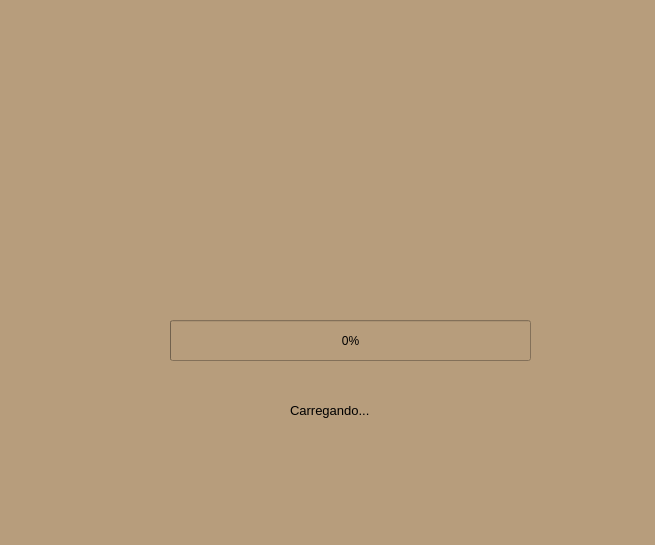
<?xml version="1.0" encoding="UTF-8"?>
<ui version="4.0">
 <class>Interface_jogo</class>
 <widget class="QMainWindow" name="Interface_jogo">
  <property name="geometry">
   <rect>
    <x>0</x>
    <y>0</y>
    <width>655</width>
    <height>545</height>
   </rect>
  </property>
  <property name="windowTitle">
   <string>MainWindow</string>
  </property>
  <widget class="QWidget" name="centralwidget">
   <widget class="QStackedWidget" name="stackedWidget">
    <property name="geometry">
     <rect>
      <x>0</x>
      <y>0</y>
      <width>660</width>
      <height>557</height>
     </rect>
    </property>
    <property name="minimumSize">
     <size>
      <width>120</width>
      <height>0</height>
     </size>
    </property>
    <property name="cursor">
     <cursorShape>ArrowCursor</cursorShape>
    </property>
    <property name="styleSheet">
     <string notr="true">background-color: rgb(183, 157, 124);</string>
    </property>
    <property name="currentIndex">
     <number>0</number>
    </property>
    <widget class="QWidget" name="pagina_carregamento">
     <widget class="QProgressBar" name="barra_de_progresso">
      <property name="geometry">
       <rect>
        <x>170</x>
        <y>320</y>
        <width>361</width>
        <height>41</height>
       </rect>
      </property>
      <property name="value">
       <number>0</number>
      </property>
     </widget>
     <widget class="QLabel" name="label_6">
      <property name="geometry">
       <rect>
        <x>290</x>
        <y>400</y>
        <width>121</width>
        <height>20</height>
       </rect>
      </property>
      <property name="font">
       <font>
        <pointsize>10</pointsize>
       </font>
      </property>
      <property name="styleSheet">
       <string notr="true"/>
      </property>
      <property name="text">
       <string>Carregando...</string>
      </property>
     </widget>
     <widget class="QLabel" name="label">
      <property name="geometry">
       <rect>
        <x>130</x>
        <y>20</y>
        <width>441</width>
        <height>361</height>
       </rect>
      </property>
      <property name="text">
       <string/>
      </property>
      <property name="pixmap">
       <pixmap>Documento de Gaby.png</pixmap>
      </property>
      <property name="scaledContents">
       <bool>true</bool>
      </property>
     </widget>
     <zorder>label</zorder>
     <zorder>barra_de_progresso</zorder>
     <zorder>label_6</zorder>
    </widget>
    <widget class="QWidget" name="pagina_login">
     <widget class="QLabel" name="label_7">
      <property name="geometry">
       <rect>
        <x>220</x>
        <y>30</y>
        <width>191</width>
        <height>121</height>
       </rect>
      </property>
      <property name="font">
       <font>
        <family>Broadway</family>
        <pointsize>16</pointsize>
       </font>
      </property>
      <property name="styleSheet">
       <string notr="true">color: rgb(63, 73, 39);</string>
      </property>
      <property name="text">
       <string>&lt;html&gt;&lt;head/&gt;&lt;body&gt;&lt;p align=&quot;center&quot;&gt;&lt;span style=&quot; font-size:36pt;&quot;&gt;Login&lt;/span&gt;&lt;/p&gt;&lt;/body&gt;&lt;/html&gt;</string>
      </property>
     </widget>
     <widget class="QLineEdit" name="colocar_usuario_login">
      <property name="geometry">
       <rect>
        <x>290</x>
        <y>210</y>
        <width>171</width>
        <height>31</height>
       </rect>
      </property>
      <property name="styleSheet">
       <string notr="true">background-color: rgb(255, 255, 255);</string>
      </property>
     </widget>
     <widget class="QLabel" name="label_8">
      <property name="geometry">
       <rect>
        <x>180</x>
        <y>200</y>
        <width>121</width>
        <height>41</height>
       </rect>
      </property>
      <property name="text">
       <string>&lt;html&gt;&lt;head/&gt;&lt;body&gt;&lt;p&gt;&lt;span style=&quot; font-size:18pt;&quot;&gt;Usuário:&lt;/span&gt;&lt;/p&gt;&lt;/body&gt;&lt;/html&gt;</string>
      </property>
     </widget>
     <widget class="QLineEdit" name="colocar_senha_login">
      <property name="geometry">
       <rect>
        <x>290</x>
        <y>280</y>
        <width>171</width>
        <height>31</height>
       </rect>
      </property>
      <property name="styleSheet">
       <string notr="true">background-color: rgb(255, 255, 255);</string>
      </property>
     </widget>
     <widget class="QLabel" name="label_9">
      <property name="geometry">
       <rect>
        <x>190</x>
        <y>270</y>
        <width>121</width>
        <height>41</height>
       </rect>
      </property>
      <property name="text">
       <string>&lt;html&gt;&lt;head/&gt;&lt;body&gt;&lt;p&gt;&lt;span style=&quot; font-size:18pt;&quot;&gt;Senha:&lt;/span&gt;&lt;/p&gt;&lt;/body&gt;&lt;/html&gt;</string>
      </property>
     </widget>
     <widget class="QPushButton" name="botao_entrar">
      <property name="geometry">
       <rect>
        <x>80</x>
        <y>430</y>
        <width>121</width>
        <height>41</height>
       </rect>
      </property>
      <property name="cursor">
       <cursorShape>PointingHandCursor</cursorShape>
      </property>
      <property name="styleSheet">
       <string notr="true">QPushButton{
	
	
	font: 16pt &quot;MS Shell Dlg 2&quot;;
	background-color: rgb(255, 255, 255);
border-radius:10px;
}

QPushButton:hover{
	background-color: rgb(63, 73, 39);
	color: rgb(255, 255, 255);
}

QPushBotton{
background-color: rgb(208, 0, 0);
	color: rgb(255, 255, 255);
}
</string>
      </property>
      <property name="text">
       <string>Entrar</string>
      </property>
      <property name="icon">
       <iconset>
        <normaloff>3005767_account_door_enter_login_icon.png</normaloff>3005767_account_door_enter_login_icon.png</iconset>
      </property>
      <property name="iconSize">
       <size>
        <width>25</width>
        <height>25</height>
       </size>
      </property>
     </widget>
     <widget class="QPushButton" name="botao_sair_login">
      <property name="geometry">
       <rect>
        <x>460</x>
        <y>430</y>
        <width>121</width>
        <height>41</height>
       </rect>
      </property>
      <property name="cursor">
       <cursorShape>PointingHandCursor</cursorShape>
      </property>
      <property name="styleSheet">
       <string notr="true">QPushButton{
	
	
	font: 16pt &quot;MS Shell Dlg 2&quot;;
	background-color: rgb(255, 255, 255);
border-radius:10px;
}

QPushButton:hover{
	background-color: rgb(63, 73, 39);
	color: rgb(255, 255, 255);
}

QPushBotton{
background-color: rgb(208, 0, 0);
	color: rgb(255, 255, 255);
}
</string>
      </property>
      <property name="text">
       <string>Sair</string>
      </property>
      <property name="icon">
       <iconset>
        <normaloff>3994382_access_close_exit_logout_sign out_icon.png</normaloff>3994382_access_close_exit_logout_sign out_icon.png</iconset>
      </property>
      <property name="iconSize">
       <size>
        <width>25</width>
        <height>25</height>
       </size>
      </property>
     </widget>
     <widget class="QPushButton" name="botao_ir_cadastrar">
      <property name="geometry">
       <rect>
        <x>270</x>
        <y>430</y>
        <width>121</width>
        <height>41</height>
       </rect>
      </property>
      <property name="cursor">
       <cursorShape>PointingHandCursor</cursorShape>
      </property>
      <property name="styleSheet">
       <string notr="true">QPushButton{
	
	
	font: 16pt &quot;MS Shell Dlg 2&quot;;
	background-color: rgb(255, 255, 255);
border-radius:10px;
}

QPushButton:hover{
	background-color: rgb(63, 73, 39);
	color: rgb(255, 255, 255);
}

QPushBotton{
background-color: rgb(208, 0, 0);
	color: rgb(255, 255, 255);
}
</string>
      </property>
      <property name="text">
       <string>Cadastrar</string>
      </property>
     </widget>
     <widget class="QLabel" name="label_14">
      <property name="geometry">
       <rect>
        <x>420</x>
        <y>150</y>
        <width>281</width>
        <height>241</height>
       </rect>
      </property>
      <property name="text">
       <string/>
      </property>
      <property name="pixmap">
       <pixmap>Documento de Gaby.png</pixmap>
      </property>
      <property name="scaledContents">
       <bool>true</bool>
      </property>
     </widget>
     <widget class="QLabel" name="label_16">
      <property name="geometry">
       <rect>
        <x>400</x>
        <y>430</y>
        <width>51</width>
        <height>41</height>
       </rect>
      </property>
      <property name="text">
       <string/>
      </property>
      <property name="pixmap">
       <pixmap>pc seta.png</pixmap>
      </property>
      <property name="scaledContents">
       <bool>true</bool>
      </property>
     </widget>
     <widget class="QLabel" name="label_17">
      <property name="geometry">
       <rect>
        <x>210</x>
        <y>430</y>
        <width>51</width>
        <height>41</height>
       </rect>
      </property>
      <property name="text">
       <string/>
      </property>
      <property name="pixmap">
       <pixmap>pc seta.png</pixmap>
      </property>
      <property name="scaledContents">
       <bool>true</bool>
      </property>
     </widget>
     <widget class="QPushButton" name="botao_ver_senha_login">
      <property name="geometry">
       <rect>
        <x>430</x>
        <y>280</y>
        <width>31</width>
        <height>31</height>
       </rect>
      </property>
      <property name="styleSheet">
       <string notr="true">background-color: rgb(255, 255, 255);</string>
      </property>
      <property name="text">
       <string/>
      </property>
      <property name="icon">
       <iconset>
        <normaloff>Imagens/contrasenha.png</normaloff>Imagens/contrasenha.png</iconset>
      </property>
      <property name="flat">
       <bool>true</bool>
      </property>
     </widget>
     <zorder>label_14</zorder>
     <zorder>label_8</zorder>
     <zorder>label_9</zorder>
     <zorder>label_7</zorder>
     <zorder>colocar_usuario_login</zorder>
     <zorder>colocar_senha_login</zorder>
     <zorder>botao_entrar</zorder>
     <zorder>botao_sair_login</zorder>
     <zorder>botao_ir_cadastrar</zorder>
     <zorder>label_16</zorder>
     <zorder>label_17</zorder>
     <zorder>botao_ver_senha_login</zorder>
    </widget>
    <widget class="QWidget" name="pagina_cadastrar">
     <widget class="QLabel" name="label_10">
      <property name="geometry">
       <rect>
        <x>160</x>
        <y>30</y>
        <width>321</width>
        <height>131</height>
       </rect>
      </property>
      <property name="font">
       <font>
        <family>Broadway</family>
        <pointsize>16</pointsize>
       </font>
      </property>
      <property name="styleSheet">
       <string notr="true">color: rgb(63, 73, 39);</string>
      </property>
      <property name="text">
       <string>&lt;html&gt;&lt;head/&gt;&lt;body&gt;&lt;p align=&quot;center&quot;&gt;&lt;span style=&quot; font-size:36pt;&quot;&gt;Cadastrar&lt;/span&gt;&lt;/p&gt;&lt;/body&gt;&lt;/html&gt;</string>
      </property>
     </widget>
     <widget class="QLabel" name="label_11">
      <property name="geometry">
       <rect>
        <x>160</x>
        <y>220</y>
        <width>121</width>
        <height>41</height>
       </rect>
      </property>
      <property name="text">
       <string>&lt;html&gt;&lt;head/&gt;&lt;body&gt;&lt;p&gt;&lt;span style=&quot; font-size:18pt;&quot;&gt;Usuário:&lt;/span&gt;&lt;/p&gt;&lt;/body&gt;&lt;/html&gt;</string>
      </property>
     </widget>
     <widget class="QLineEdit" name="colocar_usuario_cadastro">
      <property name="geometry">
       <rect>
        <x>320</x>
        <y>230</y>
        <width>171</width>
        <height>31</height>
       </rect>
      </property>
      <property name="styleSheet">
       <string notr="true">background-color: rgb(255, 255, 255);</string>
      </property>
     </widget>
     <widget class="QLineEdit" name="colocar_senha_cadastro">
      <property name="geometry">
       <rect>
        <x>320</x>
        <y>310</y>
        <width>171</width>
        <height>31</height>
       </rect>
      </property>
      <property name="styleSheet">
       <string notr="true">background-color: rgb(255, 255, 255);</string>
      </property>
     </widget>
     <widget class="QLabel" name="label_12">
      <property name="geometry">
       <rect>
        <x>170</x>
        <y>300</y>
        <width>121</width>
        <height>41</height>
       </rect>
      </property>
      <property name="text">
       <string>&lt;html&gt;&lt;head/&gt;&lt;body&gt;&lt;p&gt;&lt;span style=&quot; font-size:18pt;&quot;&gt;Senha:&lt;/span&gt;&lt;/p&gt;&lt;/body&gt;&lt;/html&gt;</string>
      </property>
     </widget>
     <widget class="QPushButton" name="botao_cadastrar_cadastrar">
      <property name="geometry">
       <rect>
        <x>130</x>
        <y>460</y>
        <width>121</width>
        <height>41</height>
       </rect>
      </property>
      <property name="cursor">
       <cursorShape>PointingHandCursor</cursorShape>
      </property>
      <property name="styleSheet">
       <string notr="true">QPushButton{
	
	
	font: 16pt &quot;MS Shell Dlg 2&quot;;
	background-color: rgb(255, 255, 255);
border-radius:10px;
}

QPushButton:hover{
	background-color: rgb(63, 73, 39);
	color: rgb(255, 255, 255);
}

QPushBotton{
background-color: rgb(208, 0, 0);
	color: rgb(255, 255, 255);
}
</string>
      </property>
      <property name="text">
       <string>Cadastrar</string>
      </property>
     </widget>
     <widget class="QPushButton" name="botao_voltar_cadastro">
      <property name="geometry">
       <rect>
        <x>410</x>
        <y>460</y>
        <width>121</width>
        <height>41</height>
       </rect>
      </property>
      <property name="cursor">
       <cursorShape>PointingHandCursor</cursorShape>
      </property>
      <property name="styleSheet">
       <string notr="true">QPushButton{
	
	
	font: 16pt &quot;MS Shell Dlg 2&quot;;
	background-color: rgb(255, 255, 255);
border-radius:10px;
}

QPushButton:hover{
	background-color: rgb(63, 73, 39);
	color: rgb(255, 255, 255);
}

QPushBotton{
background-color: rgb(208, 0, 0);
	color: rgb(255, 255, 255);
}
</string>
      </property>
      <property name="text">
       <string>Voltar</string>
      </property>
      <property name="icon">
       <iconset>
        <normaloff>216437_back_arrow_icon (1).png</normaloff>216437_back_arrow_icon (1).png</iconset>
      </property>
      <property name="iconSize">
       <size>
        <width>25</width>
        <height>25</height>
       </size>
      </property>
     </widget>
     <widget class="QLabel" name="label_18">
      <property name="geometry">
       <rect>
        <x>300</x>
        <y>450</y>
        <width>61</width>
        <height>51</height>
       </rect>
      </property>
      <property name="text">
       <string/>
      </property>
      <property name="pixmap">
       <pixmap>pc seta.png</pixmap>
      </property>
      <property name="scaledContents">
       <bool>true</bool>
      </property>
     </widget>
     <widget class="QPushButton" name="botao_ver_senha_cadastrar">
      <property name="geometry">
       <rect>
        <x>460</x>
        <y>310</y>
        <width>31</width>
        <height>31</height>
       </rect>
      </property>
      <property name="styleSheet">
       <string notr="true">background-color: rgb(255, 255, 255);</string>
      </property>
      <property name="text">
       <string/>
      </property>
      <property name="icon">
       <iconset>
        <normaloff>Imagens/contrasenha.png</normaloff>Imagens/contrasenha.png</iconset>
      </property>
      <property name="flat">
       <bool>true</bool>
      </property>
     </widget>
    </widget>
    <widget class="QWidget" name="pagina_inicial">
     <widget class="QPushButton" name="botao_sair">
      <property name="geometry">
       <rect>
        <x>225</x>
        <y>380</y>
        <width>201</width>
        <height>71</height>
       </rect>
      </property>
      <property name="cursor">
       <cursorShape>PointingHandCursor</cursorShape>
      </property>
      <property name="styleSheet">
       <string notr="true">QPushButton{
font: italic 22pt &quot;Sans Serif&quot;;

	color: rgb(0, 0, 0);
	background-color: rgb(63, 73, 39);
border-radius:30px;
}

QPushButton:hover{
color: rgb(61, 61, 61);
	background-color: rgb(238, 238, 238);
}

QPushBotton{
background-color: rgb(208, 0, 0);
	color: rgb(255, 255, 255);
}</string>
      </property>
      <property name="text">
       <string>Sair</string>
      </property>
      <property name="icon">
       <iconset>
        <normaloff>3994382_access_close_exit_logout_sign out_icon.png</normaloff>3994382_access_close_exit_logout_sign out_icon.png</iconset>
      </property>
      <property name="iconSize">
       <size>
        <width>25</width>
        <height>25</height>
       </size>
      </property>
     </widget>
     <widget class="QPushButton" name="botao_sobre">
      <property name="geometry">
       <rect>
        <x>225</x>
        <y>270</y>
        <width>201</width>
        <height>71</height>
       </rect>
      </property>
      <property name="cursor">
       <cursorShape>PointingHandCursor</cursorShape>
      </property>
      <property name="styleSheet">
       <string notr="true">QPushButton{
font: italic 22pt &quot;Sans Serif&quot;;

	color: rgb(0, 0, 0);
	background-color: rgb(63, 73, 39);
border-radius:30px;
}

QPushButton:hover{
color: rgb(61, 61, 61);
	background-color: rgb(238, 238, 238);
}

QPushBotton{
background-color: rgb(208, 0, 0);
	color: rgb(255, 255, 255);
}</string>
      </property>
      <property name="text">
       <string>Sobre</string>
      </property>
      <property name="icon">
       <iconset>
        <normaloff>103515_text_document_information_icon (1).png</normaloff>103515_text_document_information_icon (1).png</iconset>
      </property>
      <property name="iconSize">
       <size>
        <width>25</width>
        <height>25</height>
       </size>
      </property>
     </widget>
     <widget class="QPushButton" name="botao_iniciar_jogo">
      <property name="geometry">
       <rect>
        <x>225</x>
        <y>160</y>
        <width>201</width>
        <height>71</height>
       </rect>
      </property>
      <property name="cursor">
       <cursorShape>PointingHandCursor</cursorShape>
      </property>
      <property name="styleSheet">
       <string notr="true">QPushButton{
font: italic 22pt &quot;Sans Serif&quot;;

	color: rgb(0, 0, 0);
	background-color: rgb(63, 73, 39);
border-radius:30px;
}

QPushButton:hover{
color: rgb(61, 61, 61);
	background-color: rgb(238, 238, 238);
}

QPushBotton{
background-color: rgb(208, 0, 0);
	color: rgb(255, 255, 255);
}</string>
      </property>
      <property name="text">
       <string>Iniciar Jogo</string>
      </property>
      <property name="icon">
       <iconset>
        <normaloff>211668_controller_b_game_icon (2).png</normaloff>211668_controller_b_game_icon (2).png</iconset>
      </property>
      <property name="iconSize">
       <size>
        <width>25</width>
        <height>25</height>
       </size>
      </property>
     </widget>
     <widget class="QLabel" name="label_5">
      <property name="geometry">
       <rect>
        <x>245</x>
        <y>40</y>
        <width>171</width>
        <height>51</height>
       </rect>
      </property>
      <property name="mouseTracking">
       <bool>false</bool>
      </property>
      <property name="styleSheet">
       <string notr="true">font: 22pt &quot;Broadway&quot;;
font: 12pt &quot;MS Shell Dlg 2&quot;;
color: rgb(63, 73, 39);
selection-color: rgb(170, 85, 255);
font: 45pt &quot;Broadway&quot;;</string>
      </property>
      <property name="text">
       <string>Quiz </string>
      </property>
     </widget>
    </widget>
    <widget class="QWidget" name="pagina_sobre">
     <widget class="QTextBrowser" name="sobre">
      <property name="geometry">
       <rect>
        <x>80</x>
        <y>210</y>
        <width>501</width>
        <height>261</height>
       </rect>
      </property>
      <property name="cursor" stdset="0">
       <cursorShape>ArrowCursor</cursorShape>
      </property>
      <property name="styleSheet">
       <string notr="true">background-color: rgb(214, 200, 171);</string>
      </property>
      <property name="html">
       <string>&lt;!DOCTYPE HTML PUBLIC &quot;-//W3C//DTD HTML 4.0//EN&quot; &quot;http://www.w3.org/TR/REC-html40/strict.dtd&quot;&gt;
&lt;html&gt;&lt;head&gt;&lt;meta name=&quot;qrichtext&quot; content=&quot;1&quot; /&gt;&lt;style type=&quot;text/css&quot;&gt;
p, li { white-space: pre-wrap; }
&lt;/style&gt;&lt;/head&gt;&lt;body style=&quot; font-family:'MS Shell Dlg 2'; font-size:8.25pt; font-weight:400; font-style:normal;&quot;&gt;
&lt;p align=&quot;center&quot; style=&quot; margin-top:0px; margin-bottom:0px; margin-left:0px; margin-right:0px; -qt-block-indent:0; text-indent:0px;&quot;&gt;&lt;span style=&quot; font-size:10pt;&quot;&gt;Programa criado pelos alunos do 2° ano de informática de 2022.2 no ano de 2023&lt;/span&gt;&lt;/p&gt;
&lt;p align=&quot;center&quot; style=&quot;-qt-paragraph-type:empty; margin-top:0px; margin-bottom:0px; margin-left:0px; margin-right:0px; -qt-block-indent:0; text-indent:0px; font-size:10pt;&quot;&gt;&lt;br /&gt;&lt;/p&gt;
&lt;p align=&quot;center&quot; style=&quot; margin-top:0px; margin-bottom:0px; margin-left:0px; margin-right:0px; -qt-block-indent:0; text-indent:0px;&quot;&gt;&lt;span style=&quot; font-size:10pt; color:#2f361e;&quot;&gt;Criado por:&lt;/span&gt;&lt;/p&gt;
&lt;p align=&quot;center&quot; style=&quot;-qt-paragraph-type:empty; margin-top:0px; margin-bottom:0px; margin-left:0px; margin-right:0px; -qt-block-indent:0; text-indent:0px; font-size:10pt; color:#2f361e;&quot;&gt;&lt;br /&gt;&lt;/p&gt;
&lt;p align=&quot;center&quot; style=&quot; margin-top:0px; margin-bottom:0px; margin-left:0px; margin-right:0px; -qt-block-indent:0; text-indent:0px;&quot;&gt;&lt;span style=&quot; font-size:10pt;&quot;&gt;Ana Clara Da Silva Sales (clara.sales@escolar.ifrn.edu.br)&lt;/span&gt;&lt;/p&gt;
&lt;p align=&quot;center&quot; style=&quot; margin-top:0px; margin-bottom:0px; margin-left:0px; margin-right:0px; -qt-block-indent:0; text-indent:0px;&quot;&gt;&lt;span style=&quot; font-size:10pt;&quot;&gt;Ana Gabrielly Da Silva Freitas (ana.gabrielly@escolar.ifrn.edu.br)&lt;/span&gt;&lt;/p&gt;
&lt;p align=&quot;center&quot; style=&quot; margin-top:0px; margin-bottom:0px; margin-left:0px; margin-right:0px; -qt-block-indent:0; text-indent:0px;&quot;&gt;&lt;span style=&quot; font-size:10pt;&quot;&gt;Ana Maria Dos Santos Dantas (dantas.ana1@escolar.ifrn.edu.br)&lt;/span&gt;&lt;/p&gt;
&lt;p align=&quot;center&quot; style=&quot; margin-top:0px; margin-bottom:0px; margin-left:0px; margin-right:0px; -qt-block-indent:0; text-indent:0px;&quot;&gt;&lt;span style=&quot; font-size:10pt;&quot;&gt;Ananda Emily Da Silva Gurgel (ananda.gurgel@escolar.ifrn.edu.br)&lt;/span&gt;&lt;/p&gt;
&lt;p align=&quot;center&quot; style=&quot; margin-top:0px; margin-bottom:0px; margin-left:0px; margin-right:0px; -qt-block-indent:0; text-indent:0px;&quot;&gt;&lt;span style=&quot; font-size:10pt;&quot;&gt;Isaac Alef Barros Da Silva (isaac.barros@escolar.ifrn.edu.br)&lt;/span&gt;&lt;/p&gt;
&lt;p align=&quot;center&quot; style=&quot; margin-top:0px; margin-bottom:0px; margin-left:0px; margin-right:0px; -qt-block-indent:0; text-indent:0px;&quot;&gt;&lt;span style=&quot; font-size:10pt;&quot;&gt;João Lourenço de Azevedo Neto (joao.lourenco@escolar.ifrn.edu.br)&lt;/span&gt;&lt;/p&gt;
&lt;p align=&quot;center&quot; style=&quot;-qt-paragraph-type:empty; margin-top:0px; margin-bottom:0px; margin-left:0px; margin-right:0px; -qt-block-indent:0; text-indent:0px; font-size:10pt;&quot;&gt;&lt;br /&gt;&lt;/p&gt;
&lt;p align=&quot;center&quot; style=&quot; margin-top:0px; margin-bottom:0px; margin-left:0px; margin-right:0px; -qt-block-indent:0; text-indent:0px;&quot;&gt;&lt;span style=&quot; font-size:10pt;&quot;&gt;Foi criado com o intuito de gerar um quiz sobre conhecimentos gerais.&lt;/span&gt;&lt;/p&gt;&lt;/body&gt;&lt;/html&gt;</string>
      </property>
     </widget>
     <widget class="QPushButton" name="botao_voltar">
      <property name="geometry">
       <rect>
        <x>20</x>
        <y>490</y>
        <width>101</width>
        <height>31</height>
       </rect>
      </property>
      <property name="cursor">
       <cursorShape>PointingHandCursor</cursorShape>
      </property>
      <property name="acceptDrops">
       <bool>false</bool>
      </property>
      <property name="statusTip">
       <string notr="true"/>
      </property>
      <property name="styleSheet">
       <string notr="true">QPushButton{
	
	
	font: 16pt &quot;MS Shell Dlg 2&quot;;
	background-color: rgb(255, 255, 255);
border-radius:10px;
}

QPushButton:hover{
	background-color: rgb(63, 73, 39);
	color: rgb(255, 255, 255);
}

QPushBotton{
background-color: rgb(208, 0, 0);
	color: rgb(255, 255, 255);
}
</string>
      </property>
      <property name="text">
       <string>Voltar</string>
      </property>
      <property name="icon">
       <iconset>
        <normaloff>216437_back_arrow_icon (1).png</normaloff>216437_back_arrow_icon (1).png</iconset>
      </property>
      <property name="iconSize">
       <size>
        <width>25</width>
        <height>25</height>
       </size>
      </property>
     </widget>
     <widget class="QLabel" name="label_3">
      <property name="geometry">
       <rect>
        <x>260</x>
        <y>140</y>
        <width>141</width>
        <height>61</height>
       </rect>
      </property>
      <property name="font">
       <font>
        <pointsize>12</pointsize>
       </font>
      </property>
      <property name="text">
       <string>&lt;html&gt;&lt;head/&gt;&lt;body&gt;&lt;p align=&quot;center&quot;&gt;Sobre o projeto &lt;/p&gt;&lt;/body&gt;&lt;/html&gt;</string>
      </property>
     </widget>
     <widget class="QLabel" name="label_13">
      <property name="geometry">
       <rect>
        <x>190</x>
        <y>-30</y>
        <width>301</width>
        <height>281</height>
       </rect>
      </property>
      <property name="text">
       <string/>
      </property>
      <property name="pixmap">
       <pixmap>Documento de Gaby.png</pixmap>
      </property>
      <property name="scaledContents">
       <bool>true</bool>
      </property>
     </widget>
     <zorder>label_13</zorder>
     <zorder>label_3</zorder>
     <zorder>sobre</zorder>
     <zorder>botao_voltar</zorder>
    </widget>
    <widget class="QWidget" name="pagina_dificuldade">
     <widget class="QLabel" name="label_2">
      <property name="geometry">
       <rect>
        <x>170</x>
        <y>110</y>
        <width>311</width>
        <height>41</height>
       </rect>
      </property>
      <property name="text">
       <string>&lt;html&gt;&lt;head/&gt;&lt;body&gt;&lt;p align=&quot;center&quot;&gt;-------------------------------------------------------------------------&lt;/p&gt;&lt;/body&gt;&lt;/html&gt;</string>
      </property>
     </widget>
     <widget class="QLabel" name="label_4">
      <property name="geometry">
       <rect>
        <x>190</x>
        <y>60</y>
        <width>271</width>
        <height>61</height>
       </rect>
      </property>
      <property name="font">
       <font>
        <family>Broadway</family>
        <pointsize>22</pointsize>
       </font>
      </property>
      <property name="styleSheet">
       <string notr="true">color: rgb(63, 73, 39);</string>
      </property>
      <property name="text">
       <string>&lt;html&gt;&lt;head/&gt;&lt;body&gt;&lt;p align=&quot;center&quot;&gt;Dificuldade&lt;/p&gt;&lt;/body&gt;&lt;/html&gt;</string>
      </property>
     </widget>
     <widget class="QPushButton" name="botao_facil">
      <property name="geometry">
       <rect>
        <x>230</x>
        <y>200</y>
        <width>181</width>
        <height>61</height>
       </rect>
      </property>
      <property name="font">
       <font>
        <family>MS Shell Dlg 2</family>
        <pointsize>16</pointsize>
        <weight>50</weight>
        <italic>false</italic>
        <bold>false</bold>
       </font>
      </property>
      <property name="cursor">
       <cursorShape>PointingHandCursor</cursorShape>
      </property>
      <property name="styleSheet">
       <string notr="true">QPushButton{
	
	font: 16pt &quot;MS Shell Dlg 2&quot;;

	background-color: rgb(63, 73, 39);
border-radius:30px;
}

QPushButton:hover{
color: rgb(61, 61, 61);
	background-color: rgb(238, 238, 238);
}

QPushBotton{
background-color: rgb(208, 0, 0);
	color: rgb(255, 255, 255);
}</string>
      </property>
      <property name="text">
       <string>Fácil</string>
      </property>
      <property name="icon">
       <iconset>
        <normaloff>211667_a_controller_game_icon (1).png</normaloff>211667_a_controller_game_icon (1).png</iconset>
      </property>
      <property name="iconSize">
       <size>
        <width>25</width>
        <height>25</height>
       </size>
      </property>
     </widget>
     <widget class="QPushButton" name="botao_medio">
      <property name="geometry">
       <rect>
        <x>230</x>
        <y>300</y>
        <width>181</width>
        <height>61</height>
       </rect>
      </property>
      <property name="font">
       <font>
        <family>MS Shell Dlg 2</family>
        <pointsize>16</pointsize>
        <weight>50</weight>
        <italic>false</italic>
        <bold>false</bold>
       </font>
      </property>
      <property name="cursor">
       <cursorShape>PointingHandCursor</cursorShape>
      </property>
      <property name="styleSheet">
       <string notr="true">QPushButton{
	
	font: 16pt &quot;MS Shell Dlg 2&quot;;

	background-color: rgb(63, 73, 39);
border-radius:30px;
}

QPushButton:hover{
color: rgb(61, 61, 61);
	background-color: rgb(238, 238, 238);
}

QPushBotton{
background-color: rgb(208, 0, 0);
	color: rgb(255, 255, 255);
}</string>
      </property>
      <property name="text">
       <string>Médio</string>
      </property>
      <property name="icon">
       <iconset>
        <normaloff>211667_a_controller_game_icon (1).png</normaloff>211667_a_controller_game_icon (1).png</iconset>
      </property>
      <property name="iconSize">
       <size>
        <width>25</width>
        <height>25</height>
       </size>
      </property>
     </widget>
     <widget class="QPushButton" name="botao_dificil">
      <property name="geometry">
       <rect>
        <x>230</x>
        <y>400</y>
        <width>181</width>
        <height>61</height>
       </rect>
      </property>
      <property name="font">
       <font>
        <family>MS Shell Dlg 2</family>
        <pointsize>16</pointsize>
        <weight>50</weight>
        <italic>false</italic>
        <bold>false</bold>
       </font>
      </property>
      <property name="cursor">
       <cursorShape>PointingHandCursor</cursorShape>
      </property>
      <property name="styleSheet">
       <string notr="true">QPushButton{
	
	
	font: 16pt &quot;MS Shell Dlg 2&quot;;
	background-color: rgb(63, 73, 39);
border-radius:30px;
}

QPushButton:hover{
color: rgb(61, 61, 61);
	background-color: rgb(238, 238, 238);
}

QPushBotton{
background-color: rgb(208, 0, 0);
	color: rgb(255, 255, 255);
}</string>
      </property>
      <property name="text">
       <string>Díficil</string>
      </property>
      <property name="icon">
       <iconset>
        <normaloff>211667_a_controller_game_icon (1).png</normaloff>211667_a_controller_game_icon (1).png</iconset>
      </property>
      <property name="iconSize">
       <size>
        <width>25</width>
        <height>25</height>
       </size>
      </property>
     </widget>
     <widget class="QPushButton" name="botao_voltar_dificuldade">
      <property name="geometry">
       <rect>
        <x>510</x>
        <y>470</y>
        <width>121</width>
        <height>41</height>
       </rect>
      </property>
      <property name="cursor">
       <cursorShape>PointingHandCursor</cursorShape>
      </property>
      <property name="styleSheet">
       <string notr="true">QPushButton{
	
	
	font: 16pt &quot;MS Shell Dlg 2&quot;;
	background-color: rgb(255, 255, 255);
border-radius:10px;
}

QPushButton:hover{
	background-color: rgb(63, 73, 39);
	color: rgb(255, 255, 255);
}

QPushBotton{
background-color: rgb(208, 0, 0);
	color: rgb(255, 255, 255);
}
</string>
      </property>
      <property name="text">
       <string>Voltar</string>
      </property>
      <property name="icon">
       <iconset>
        <normaloff>216437_back_arrow_icon (1).png</normaloff>216437_back_arrow_icon (1).png</iconset>
      </property>
      <property name="iconSize">
       <size>
        <width>25</width>
        <height>25</height>
       </size>
      </property>
     </widget>
    </widget>
    <widget class="QWidget" name="pagina_perguntas">
     <widget class="QPushButton" name="botao_letra_a">
      <property name="geometry">
       <rect>
        <x>90</x>
        <y>170</y>
        <width>441</width>
        <height>61</height>
       </rect>
      </property>
      <property name="font">
       <font>
        <family>MS Shell Dlg 2</family>
        <pointsize>16</pointsize>
        <weight>50</weight>
        <italic>false</italic>
        <bold>false</bold>
       </font>
      </property>
      <property name="cursor">
       <cursorShape>PointingHandCursor</cursorShape>
      </property>
      <property name="styleSheet">
       <string notr="true">QPushButton{
	
	font: 16pt &quot;MS Shell Dlg 2&quot;;

	background-color: rgb(63, 73, 39);
border-radius:30px;
}

QPushButton:hover{
color: rgb(61, 61, 61);
	background-color: rgb(238, 238, 238);
}

QPushBotton{
background-color: rgb(208, 0, 0);
	color: rgb(255, 255, 255);
}</string>
      </property>
      <property name="text">
       <string> A</string>
      </property>
     </widget>
     <widget class="QPushButton" name="botao_letra_b">
      <property name="geometry">
       <rect>
        <x>90</x>
        <y>240</y>
        <width>441</width>
        <height>61</height>
       </rect>
      </property>
      <property name="font">
       <font>
        <family>MS Shell Dlg 2</family>
        <pointsize>16</pointsize>
        <weight>50</weight>
        <italic>false</italic>
        <bold>false</bold>
       </font>
      </property>
      <property name="cursor">
       <cursorShape>PointingHandCursor</cursorShape>
      </property>
      <property name="styleSheet">
       <string notr="true">QPushButton{
	
	font: 16pt &quot;MS Shell Dlg 2&quot;;

	background-color: rgb(63, 73, 39);
border-radius:30px;
}

QPushButton:hover{
color: rgb(61, 61, 61);
	background-color: rgb(238, 238, 238);
}

QPushBotton{
background-color: rgb(208, 0, 0);
	color: rgb(255, 255, 255);
}</string>
      </property>
      <property name="text">
       <string>B</string>
      </property>
     </widget>
     <widget class="QPushButton" name="botao_letra_c">
      <property name="geometry">
       <rect>
        <x>90</x>
        <y>310</y>
        <width>441</width>
        <height>61</height>
       </rect>
      </property>
      <property name="font">
       <font>
        <family>MS Shell Dlg 2</family>
        <pointsize>16</pointsize>
        <weight>50</weight>
        <italic>false</italic>
        <bold>false</bold>
       </font>
      </property>
      <property name="cursor">
       <cursorShape>PointingHandCursor</cursorShape>
      </property>
      <property name="styleSheet">
       <string notr="true">QPushButton{
	
	font: 16pt &quot;MS Shell Dlg 2&quot;;

	background-color: rgb(63, 73, 39);
border-radius:30px;
}

QPushButton:hover{
color: rgb(61, 61, 61);
	background-color: rgb(238, 238, 238);
}

QPushBotton{
background-color: rgb(208, 0, 0);
	color: rgb(255, 255, 255);
}</string>
      </property>
      <property name="text">
       <string>C</string>
      </property>
     </widget>
     <widget class="QPushButton" name="botao_letra_d">
      <property name="geometry">
       <rect>
        <x>90</x>
        <y>380</y>
        <width>441</width>
        <height>61</height>
       </rect>
      </property>
      <property name="font">
       <font>
        <family>MS Shell Dlg 2</family>
        <pointsize>16</pointsize>
        <weight>50</weight>
        <italic>false</italic>
        <bold>false</bold>
       </font>
      </property>
      <property name="cursor">
       <cursorShape>PointingHandCursor</cursorShape>
      </property>
      <property name="styleSheet">
       <string notr="true">QPushButton{
	
	font: 16pt &quot;MS Shell Dlg 2&quot;;

	background-color: rgb(63, 73, 39);
border-radius:30px;
}

QPushButton:hover{
color: rgb(61, 61, 61);
	background-color: rgb(238, 238, 238);
}

QPushBotton{
background-color: rgb(208, 0, 0);
	color: rgb(255, 255, 255);
}</string>
      </property>
      <property name="text">
       <string>D</string>
      </property>
     </widget>
     <widget class="QPushButton" name="botao_letra_e">
      <property name="geometry">
       <rect>
        <x>90</x>
        <y>450</y>
        <width>441</width>
        <height>61</height>
       </rect>
      </property>
      <property name="font">
       <font>
        <family>MS Shell Dlg 2</family>
        <pointsize>16</pointsize>
        <weight>50</weight>
        <italic>false</italic>
        <bold>false</bold>
       </font>
      </property>
      <property name="cursor">
       <cursorShape>PointingHandCursor</cursorShape>
      </property>
      <property name="styleSheet">
       <string notr="true">QPushButton{
	
	font: 16pt &quot;MS Shell Dlg 2&quot;;

	background-color: rgb(63, 73, 39);
border-radius:30px;
}

QPushButton:hover{
color: rgb(61, 61, 61);
	background-color: rgb(238, 238, 238);
}

QPushBotton{
background-color: rgb(208, 0, 0);
	color: rgb(255, 255, 255);
}</string>
      </property>
      <property name="text">
       <string>E</string>
      </property>
     </widget>
     <widget class="QPushButton" name="botao_voltar_perguntas">
      <property name="geometry">
       <rect>
        <x>550</x>
        <y>500</y>
        <width>91</width>
        <height>31</height>
       </rect>
      </property>
      <property name="cursor">
       <cursorShape>PointingHandCursor</cursorShape>
      </property>
      <property name="styleSheet">
       <string notr="true">QPushButton{
	
	
	font: 16pt &quot;MS Shell Dlg 2&quot;;
	background-color: rgb(255, 255, 255);
border-radius:10px;
}

QPushButton:hover{
	background-color: rgb(63, 73, 39);
	color: rgb(255, 255, 255);
}

QPushBotton{
background-color: rgb(208, 0, 0);
	color: rgb(255, 255, 255);
}
</string>
      </property>
      <property name="text">
       <string>Voltar</string>
      </property>
      <property name="icon">
       <iconset>
        <normaloff>216437_back_arrow_icon (1).png</normaloff>216437_back_arrow_icon (1).png</iconset>
      </property>
      <property name="iconSize">
       <size>
        <width>22</width>
        <height>22</height>
       </size>
      </property>
     </widget>
     <widget class="QPushButton" name="botao_comecar_perguntas">
      <property name="geometry">
       <rect>
        <x>550</x>
        <y>460</y>
        <width>91</width>
        <height>31</height>
       </rect>
      </property>
      <property name="font">
       <font>
        <family>MS Shell Dlg 2</family>
        <pointsize>16</pointsize>
        <weight>50</weight>
        <italic>false</italic>
        <bold>false</bold>
       </font>
      </property>
      <property name="cursor">
       <cursorShape>PointingHandCursor</cursorShape>
      </property>
      <property name="styleSheet">
       <string notr="true">QPushButton{
	
	
	font: 16pt &quot;MS Shell Dlg 2&quot;;
	background-color: rgb(255, 255, 255);
border-radius:10px;
}

QPushButton:hover{
	background-color: rgb(63, 73, 39);
	color: rgb(255, 255, 255);
}

QPushBotton{
background-color: rgb(208, 0, 0);
	color: rgb(255, 255, 255);
}
</string>
      </property>
      <property name="text">
       <string>Começar</string>
      </property>
     </widget>
     <widget class="QLabel" name="pergunta">
      <property name="geometry">
       <rect>
        <x>20</x>
        <y>10</y>
        <width>611</width>
        <height>141</height>
       </rect>
      </property>
      <property name="styleSheet">
       <string notr="true">font: 16pt &quot;MS Shell Dlg 2&quot;;

	background-color: rgb(63, 73, 39);
border-radius:30px</string>
      </property>
      <property name="text">
       <string>&lt;html&gt;&lt;head/&gt;&lt;body&gt;&lt;p align=&quot;center&quot;&gt;Pergunta: &lt;/p&gt;&lt;/body&gt;&lt;/html&gt;</string>
      </property>
      <property name="alignment">
       <set>Qt::AlignCenter</set>
      </property>
      <property name="wordWrap">
       <bool>true</bool>
      </property>
     </widget>
    </widget>
   </widget>
  </widget>
 </widget>
 <resources/>
 <connections>
  <connection>
   <sender>botao_sair_login</sender>
   <signal>clicked()</signal>
   <receiver>Interface_jogo</receiver>
   <slot>close()</slot>
   <hints>
    <hint type="sourcelabel">
     <x>480</x>
     <y>450</y>
    </hint>
    <hint type="destinationlabel">
     <x>329</x>
     <y>278</y>
    </hint>
   </hints>
  </connection>
 </connections>
</ui>
